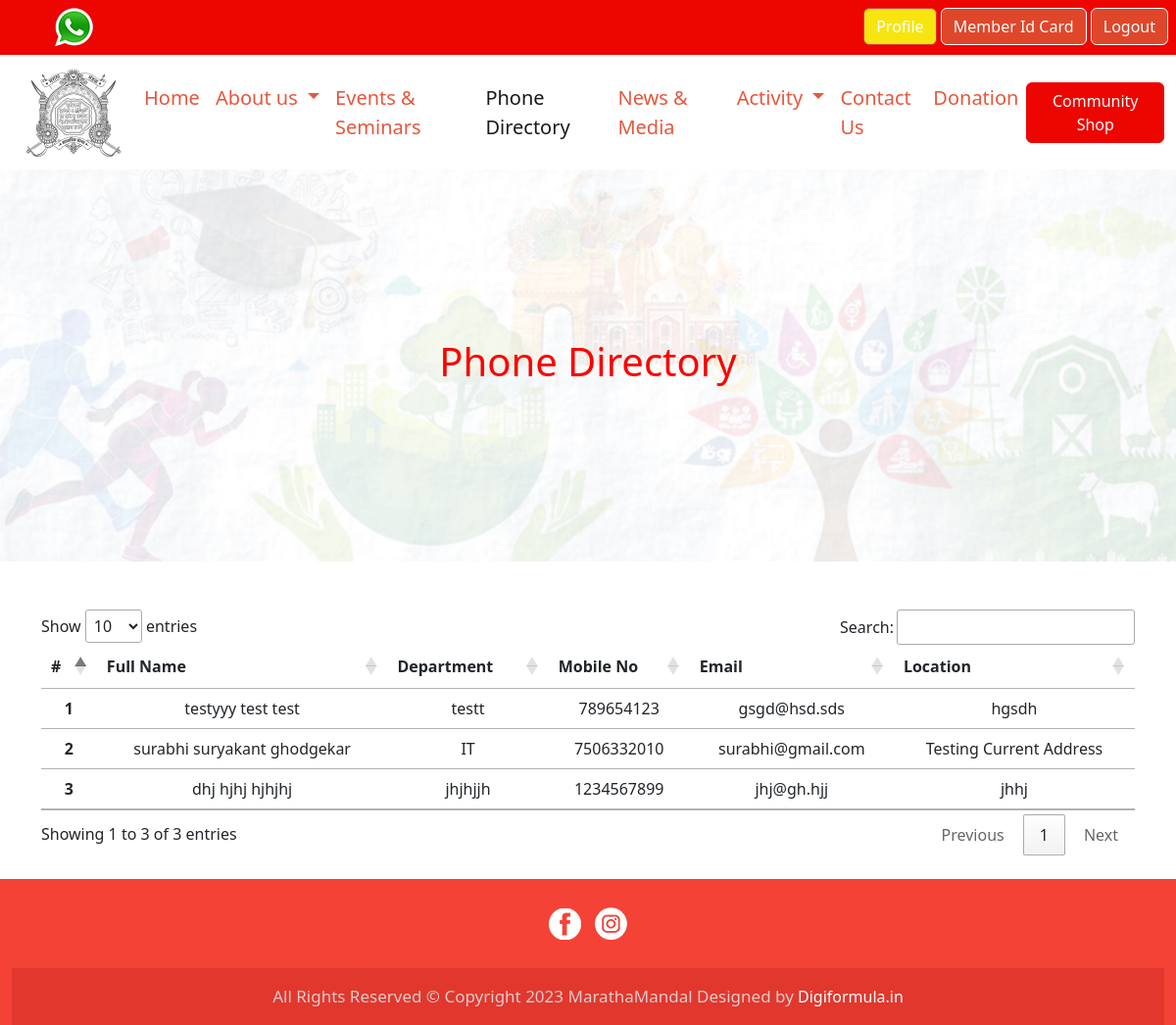
/phonedirectory.php (signed in), run on an earlier commit of the app's database.
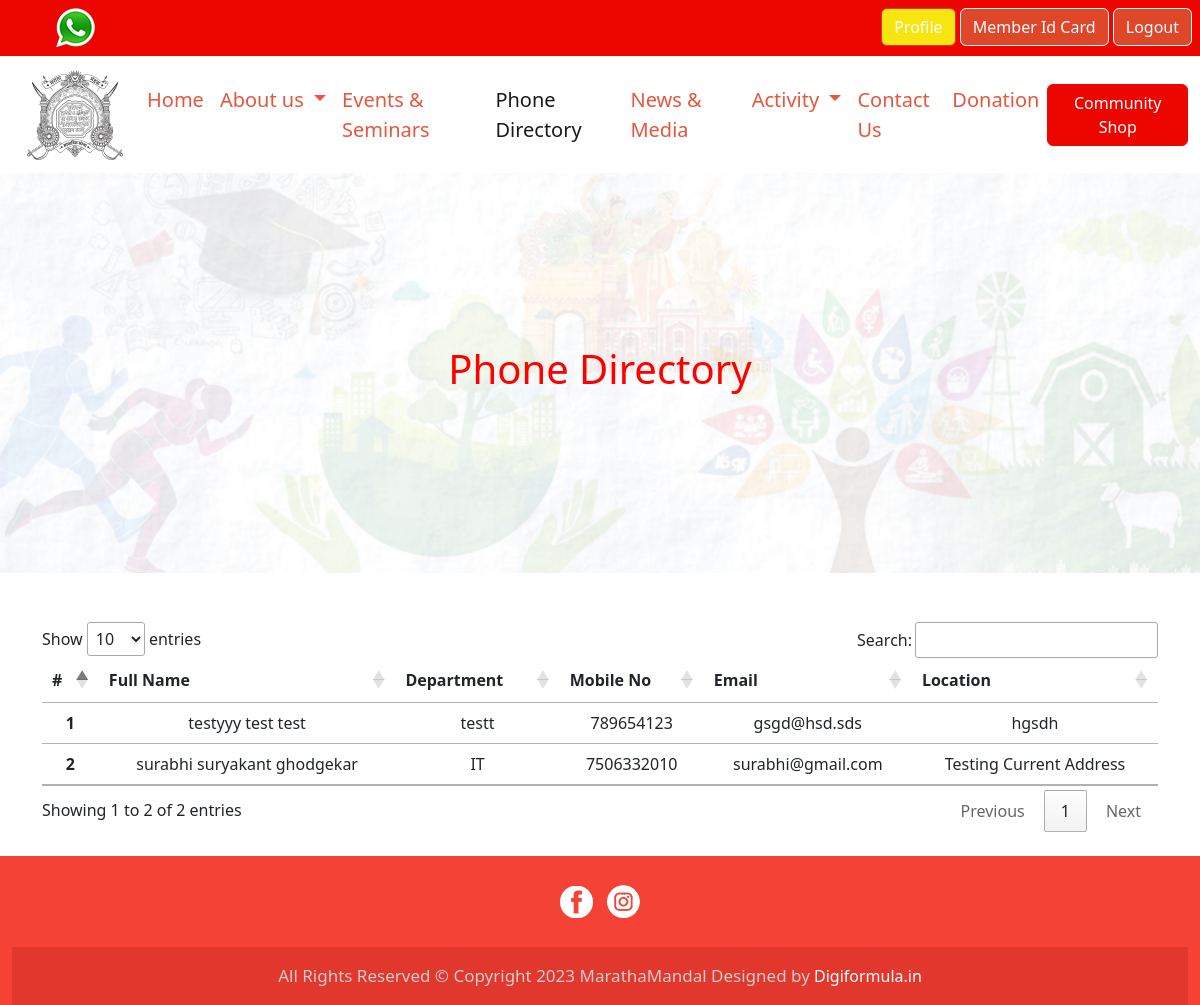
And on a later commit of the database.
### tables this page shows
CREATE TABLE `candidate_data` (
  `id` int(11) NOT NULL,
  `reg_no` varchar(50) NOT NULL,
  `f_name` varchar(50) NOT NULL,
  `m_name` varchar(50) NOT NULL,
  `l_name` varchar(50) NOT NULL,
  `blood_grup` varchar(40) NOT NULL,
  `position` varchar(50) NOT NULL,
  `division` varchar(50) NOT NULL,
  `department` varchar(50) NOT NULL,
  `emp_id` varchar(50) NOT NULL,
  `mobile_no` varchar(50) NOT NULL,
  `email` varchar(50) NOT NULL,
  `permanent_address` varchar(255) NOT NULL,
  `current_address` varchar(255) NOT NULL,
  `recommender_name` varchar(50) NOT NULL,
  `recommender_mobile_no` varchar(50) NOT NULL,
  `recommender_member_no` varchar(50) NOT NULL,
  `fees_type` varchar(250) NOT NULL,
  `fees_transaction_id` varchar(200) NOT NULL,
  `fees_date` varchar(100) NOT NULL,
  `password` varchar(100) NOT NULL,
  `status` int(11) NOT NULL DEFAULT 1,
  `reason` varchar(250) DEFAULT NULL,
  `created_by` int(11) DEFAULT NULL,
  `is_active` int(11) NOT NULL DEFAULT 1,
  `created_at` datetime NOT NULL DEFAULT current_timestamp(),
  `updated_at` datetime NOT NULL DEFAULT current_timestamp()
);

### phonedirectory.php (the view, shortened to what this page needs)
<?php
include 'header.php';
require_once "config/db.php";
$sql = "SELECT * FROM candidate_data WHERE is_active='1' and status ='3' ";
$result = mysqli_query($mysqli, $sql);
?>
<div class="hero-image">
    <div class="hero-text">
        <h1 style="color:red">Phone Directory</h1>
    </div>
</div>
<div class="container" style="padding-top:25px">
<br>
  <?php
    if (isset($_SESSION['member_username'])) {
  ?>
    <!-- <div class="d-flex justify-content-end">
        <div class="input-group">
            <div class="form-outline">
                <input type="search" id="form1" class="form-control" style="width: 250px;border: 2px solid #ed0500;margin: 2px" />
            </div>
            <button type="button" class="btn btn-primary" style="background-color: #ed0500; color: #fff;">
                <i class="fas fa-search">Search</i>
            </button>
        </div>
    </div>
    <hr> -->
    <table class="table" id="approveTbl">
        <thead>
            <tr class="text-center">
                <th scope="col">#</th>
                <th scope="col">Full Name</th>
                <th scope="col">Department</th>
                <th scope="col">Mobile No</th>
                <th scope="col">Email</th>
                <th scope="col">Location</th>
            </tr>
        </thead>
        <tbody>
            <?php
                $count = 1;
                while ($row = mysqli_fetch_assoc($result)) {
                $name = $row['f_name'] . " " . $row['m_name'] . " " . $row['l_name'];
                $email = $row['email'];
                $mobile = $row['mobile_no'];
                $department = $row['department'];
                $address = $row['current_address'];
            ?>
                <tr class="text-center">
                    <th scope="row">
                        <?php echo $count; ?>
                    </th>
                    <td>
                        <?php echo $name; ?>
                    </td>
                    <td>
                        <?php echo $department; ?>
                    </td>
                    <td>
                        <?php echo $mobile; ?>
                    </td>
                    <td>
                        <?php echo $email; ?>
                    </td>
                    <td>
                        <?php echo $address; ?>
                    </td>
                </tr>
                <?php $count++;
            } ?>
        </tbody>
    </table>
  <?php
   }
  ?>
  <br>
</div>
<?php include 'footer.php';?>

What changed in the data, as far as the page shows it:
no longer on this page (row edited): candidate_data: name "dhj hjhj hjhjhj", department "jhjhjjh", mobile_no "1234567899", email "jhj@gh.hjj", current_address "jhhj"
Also different on the page:
text written by a page script: "Show entries Search: Showing 1 to 3 of 3 entries Previous 1 Next" → "Show entries Search: Showing 1 to 2 of 2 entries Previous 1 Next"
